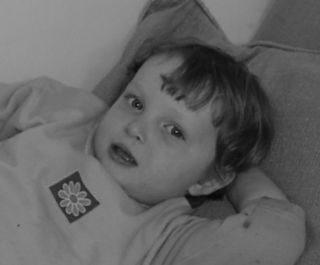
%> input picture recourses/example.bmp, 320 x 265 px
$ octave colorization.m   (GNU Octave 9; MATLAB toolbox functions it lacks are replaced by stand-ins)
%> lines starting %> are read from the running program, lines starting %| are printed output that depends on the picture; in (x1, y1, x2, y2) boxes, pixels count from 0 and x2, y2 are one past the last pixel; in counts of white or black regions, pixels touching at a corner belong together; the program's own positions count from 1
### src/getMask.m
function mask = getMask(original, reference)
    % Compute the absolute difference between the two images
    diff = imabsdiff(rgb2gray(original), rgb2gray(reference));
    imtool(diff);
    % Apply a threshold to the difference image to create a binary mask
    %threshold = graythresh(diff);
    threshold = 0.01;
    mask = imbinarize(diff, threshold);
    disp("Threshold: " + threshold);
    if nnz(mask) == 0
        disp("The mask is full of zeros.");
    else
        disp("Cool! The mask contains nonzero elements.");
    end

end

### src/getNeighbors.m
function [neighbors, neighbor_coords] = getNeighbors(x, y, windowSize, YUV_combined_image)
    [n, m, ~] = size(YUV_combined_image);

    % Generate arrays of indices for all pixels in the local patch
    [x_neighbor, y_neighbor] = meshgrid(max(1,x-windowSize):min(x+windowSize,n), max(1,y-windowSize):min(y+windowSize,m));

    % Remove the indices corresponding to the current pixel
    not_current_pixel = (x_neighbor ~= x) | (y_neighbor ~= y);
    x_neighbor = x_neighbor(not_current_pixel);
    y_neighbor = y_neighbor(not_current_pixel);

    % Convert the subscripts to linear indices and store in the neighbors list
    num_neighbors = numel(x_neighbor);

    % Convert subscripts to linear indices
    linear_indices = sub2ind(size(YUV_combined_image), x_neighbor(:), y_neighbor(:), ones(num_neighbors, 1));

    % Get the Y channel values of the neighbors
    neighbors = YUV_combined_image(linear_indices);

    % Return the coordinates of the neighbors
    neighbor_coords = [x_neighbor(:), y_neighbor(:)];
end

### src/colorization.m
% Read the original and reference images and normalize them,  so that their pixel values are in the range [0,1]
% Imread function reads the image as an RGB image by default.

original = double(imread('resources/example.bmp'))/255;
%> original: size 265x320x3 double; min 0.0275, max 0.604, mean 0.388
reference   = double(imread('resources/example_marked.bmp'))/255;
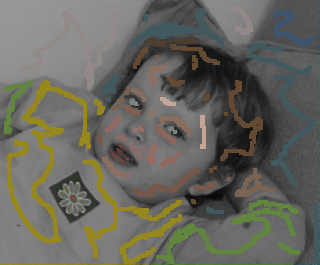
%> input picture recourses/example_marked.bmp, 320 x 265 px

if size(original, 3) == 1 % Check if the original image is grayscale
    original = repmat(original, [1, 1, 3]); % Convert to RGB
end

disp("Original image size");
disp(size(original));
%|    265   320     3
disp("Reference image size");
disp(size(reference));
%|    265   320     3

% As the algorithm works in YUV color mode where Y is the grayscale value
% and U, V define color, rgb2ntsc is used (converts to YUV basically)
YUV_Original=rgb2ntsc(original);
%> YUV_Original: size 265x320x3 double; mean of channels 1, 2, 3 0.388, -2.15e-17, -8.85e-18
YUV_Reference=rgb2ntsc(reference);
%> YUV_Reference: size 265x320x3 double; mean of channels 1, 2, 3 0.397, 0.0114, -0.0101

% Get the brightness or luma component of the image in combination with the colored channels from the reference image.
YUV_combined_image = cat(3, YUV_Original(:,:,1), YUV_Reference(:,:,2:3));
%> YUV_combined_image: size 265x320x3 double; mean of channels 1, 2, 3 0.388, 0.0114, -0.0101

% Get the size of the image
[N,M,~] = size(YUV_combined_image);
%> N = 265; M = 320
pixels = N * M;
%> pixels = 84800

% Set the size of the window. We need an odd number
windowSize = 7;
disp("Window size: " + windowSize);


% Create a matrix of size N by M containing consecutive integers from 1 to pixels
% to keep the indices for each pixel in the input image
inputPixelIndices = reshape(1:pixels, N, M);

% This variable keeps track of the number of non-zero elements in the sparse matrix.
countNonZeroElements = 0;

% Store the values(weights), row and column indices of the non-zero elements in the sparse matrix
weights             = zeros(pixels * (2*windowSize + 1), 1);
nonzeroPixelRows    = zeros(pixels * (2*windowSize + 1), 1);
nonzeroPixelColumns = zeros(pixels * (2*windowSize + 1), 1);

neighbors = zeros(1, windowSize);

mask = getMask(original, reference);
%> in getMask, `diff = imabsdiff(rgb2gray(original), rgb2gray(reference));`:
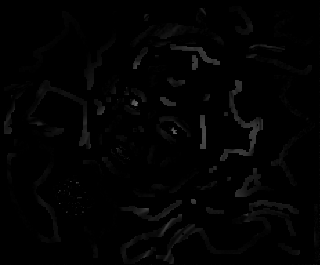
%> diff: size 265x320 double; min 0, max 0.436, mean 0.0106
%> in getMask, `mask = imbinarize(diff, threshold);`:
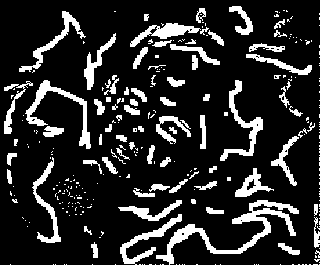
%> mask: size 265x320 logical; 15.8% white; 305 white regions (229 under 20 px), largest, box (x1, y1, x2, y2) and area: (156, 200, 299, 265) 1724, (25, 80, 91, 149) 854, (220, 80, 263, 161) 757
% Find the indices of the uncolored and colored pixels in the binary mask
[uncolored_rows, uncolored_cols] = find(mask == 0);
%> uncolored_rows = 71368 values from 1 to 265; uncolored_cols = 71368 values from 1 to 320
colored_pixel_indices = find(mask == 1);
%> colored_pixel_indices = 13432 values from 1148 to 84800

% Loop through each uncolored pixel
%> (the run ends here)
